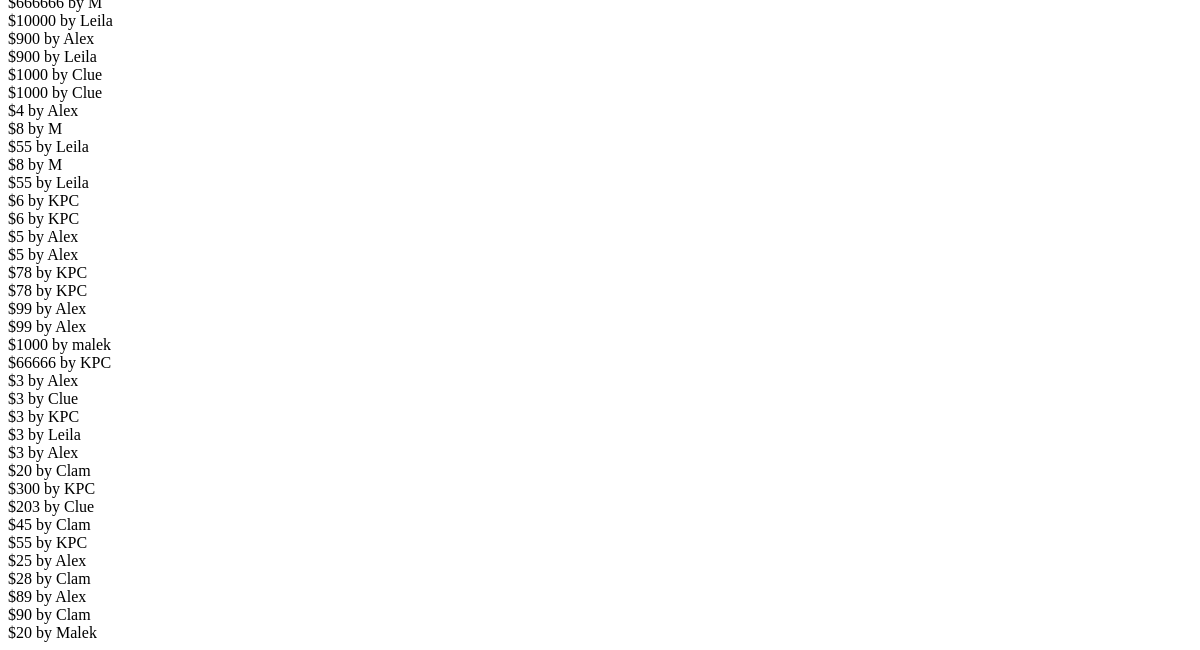
Before: /bids/list/ (lower part) with the older database file.
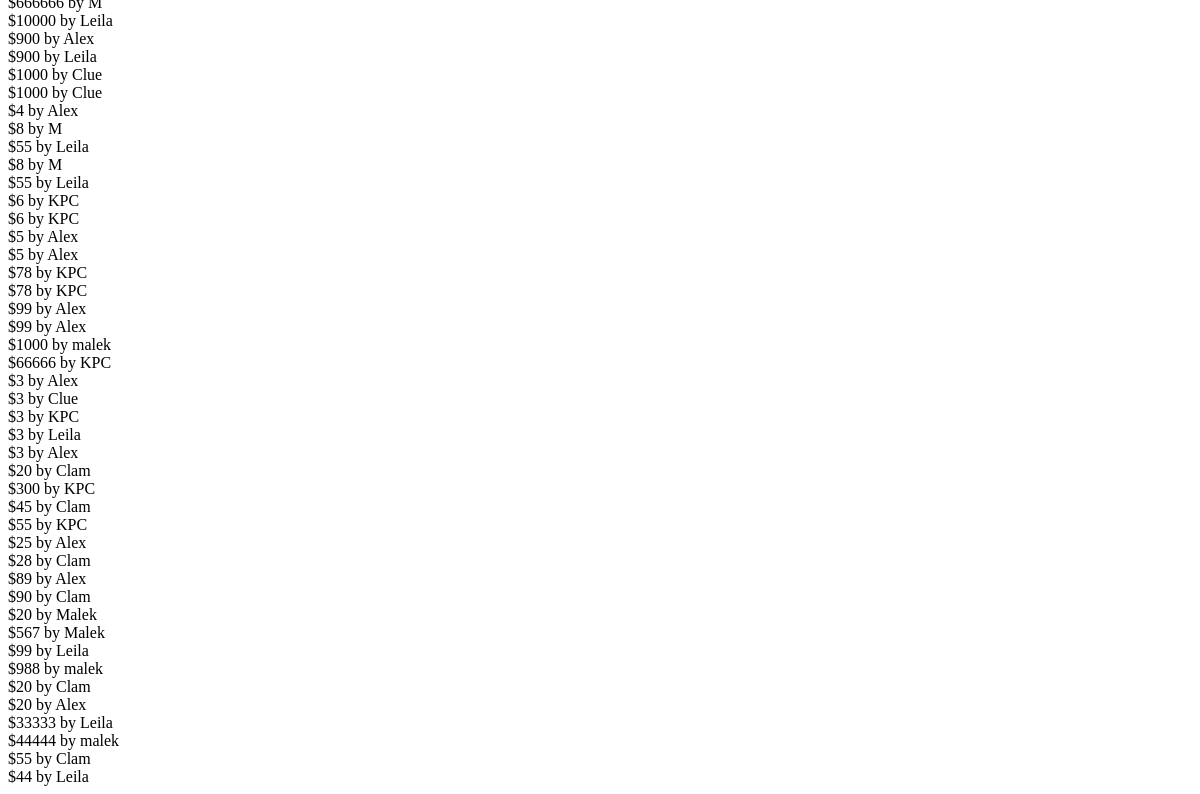
After: the same page with the newer database file.
### bids/models.py (models this page shows, shortened)
class Bid(models.Model):
	bid_amount 	= models.IntegerField(default = 0, validators = [validate_bid_amount])
	user 		= models.ForeignKey(settings.AUTH_USER_MODEL,
					on_delete=models.CASCADE)
	party = models.IntegerField(default = 0)

### bids/views.py (the view)
# urls.py: path('list/', BidListView.as_view(), name='list'), #bids/
class BidListView(ListView):
	template_name = "bids/list_view.html"
	queryset = Bid.objects.all()
	def get_context_data(self, *args, **kwargs):
		context = super(BidListView, self).get_context_data(*args, **kwargs)
		context['create_form'] = BidModelForm2
		context['create_url'] = reverse_lazy("bids:create")
		return context

### bids/templates/bids/list_view.html (shortened to what this page needs)
{% for obj in object_list %}
	${{obj.bid_amount}}
	 by
	 {{obj.user}}
{% endfor %}

Changed rows visible on the page:
removed Bid: bid_amount "203", user "Clue"
added Bid: bid_amount "567", user "Malek"
added Bid: bid_amount "99", user "Leila"
added Bid: bid_amount "988", user "malek"
added Bid: bid_amount "20", user "Clam"
added Bid: bid_amount "20", user "Alex"
added Bid: bid_amount "33333", user "Leila"
added Bid: bid_amount "44444", user "malek"
added Bid: bid_amount "55", user "Clam"
added Bid: bid_amount "44", user "Leila"
